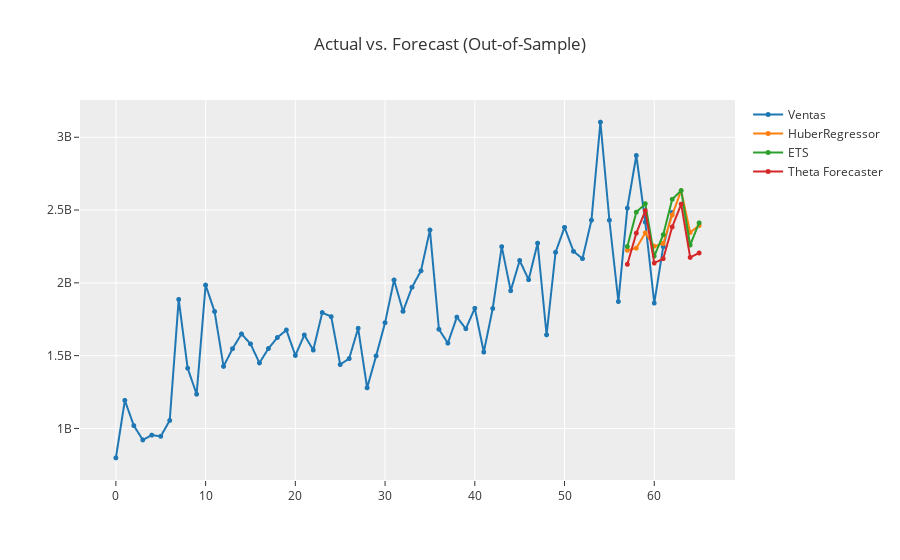

Notebook source saved alongside this figure:
### Code cell
plot_model(top_3, plot = 'forecast', data_kwargs = {'fh': 9})

### Figure 1 — Plotly figure (JSON) as saved in the notebook; plotly's stock layout.template omitted (floating-point values rounded to 4 significant figures)
{"data": [{"line": {"color": "rgb(31, 119, 180)", "width": 2}, "marker": {"color": "rgb(31, 119, 180)", "size": 5}, "mode": "lines+markers", "name": "Ventas", "type": "scattergl", "x": [0, 1, 2, 3, 4, 5, 6, 7, 8, 9, 10, 11, 12, 13, 14, 15, 16, 17, 18, 19, 20, 21, 22, 23, 24, 25, 26, 27, 28, 29, 30, 31, 32, 33, 34, 35, 36, 37, 38, 39, 40, 41, 42, 43, 44, 45, 46, 47, 48, 49, 50, 51, 52, 53, 54, 55, 56, 57, 58, 59, 60, 61, 62, 63, 64, 65], "xaxis": "x", "y": [797917691, 1192823033, 1019337882, 921279725, 954182359, 946100885, 1055074884, 1885756546, 1413586215, 1235149973, 1984596778, 1803268783, 1426346064, 1547822483, 1648979225, 1580961010, 1450099414, 1548647964, 1624477036, 1675912722, 1501458714, 1641540537, 1538819906, 1795786521, 1767693902, 1438897243, 1480012336, 1687673964, 1278854319, 1497945073, 1726304232, 2019499178, 1804203792, 1969808102, 2082250605, 2362682726, 1680892924, 1586004904, 1764597054, 1684630825, 1825368189, 1524820716, 1823935798, 2248565787, 1945787833, 2153525175, 2021294347, 2272586025, 1642852564, 2209998086, 2381146456, 2216164875, 2166390496, 2430093589, 3103819240, 2429876307, 1871607598, 2513257899, 2874420987, 2417201799, 1861142008, 2248445392, 2483408463, null, null, null], "yaxis": "y"}, {"line": {"color": "rgb(255, 127, 14)", "width": 2}, "marker": {"color": "rgb(255, 127, 14)", "size": 5}, "mode": "lines+markers", "name": "HuberRegressor", "type": "scattergl", "x": [0, 1, 2, 3, 4, 5, 6, 7, 8, 9, 10, 11, 12, 13, 14, 15, 16, 17, 18, 19, 20, 21, 22, 23, 24, 25, 26, 27, 28, 29, 30, 31, 32, 33, 34, 35, 36, 37, 38, 39, 40, 41, 42, 43, 44, 45, 46, 47, 48, 49, 50, 51, 52, 53, 54, 55, 56, 57, 58, 59, 60, 61, 62, 63, 64, 65], "xaxis": "x", "y": [null, null, null, null, null, null, null, null, null, null, null, null, null, null, null, null, null, null, null, null, null, null, null, null, null, null, null, null, null, null, null, null, null, null, null, null, null, null, null, null, null, null, null, null, null, null, null, null, null, null, null, null, null, null, null, null, null, 2224000000.0, 2238000000.0, 2343000000.0, 2251000000.0, 2270000000.0, 2466000000.0, 2634000000.0, 2346000000.0, 2394000000.0], "yaxis": "y"}, {"line": {"color": "rgb(44, 160, 44)", "width": 2}, "marker": {"color": "rgb(44, 160, 44)", "size": 5}, "mode": "lines+markers", "name": "ETS", "type": "scattergl", "x": [0, 1, 2, 3, 4, 5, 6, 7, 8, 9, 10, 11, 12, 13, 14, 15, 16, 17, 18, 19, 20, 21, 22, 23, 24, 25, 26, 27, 28, 29, 30, 31, 32, 33, 34, 35, 36, 37, 38, 39, 40, 41, 42, 43, 44, 45, 46, 47, 48, 49, 50, 51, 52, 53, 54, 55, 56, 57, 58, 59, 60, 61, 62, 63, 64, 65], "xaxis": "x", "y": [null, null, null, null, null, null, null, null, null, null, null, null, null, null, null, null, null, null, null, null, null, null, null, null, null, null, null, null, null, null, null, null, null, null, null, null, null, null, null, null, null, null, null, null, null, null, null, null, null, null, null, null, null, null, null, null, null, 2250000000.0, 2485000000.0, 2544000000.0, 2183000000.0, 2331000000.0, 2574000000.0, 2634000000.0, 2260000000.0, 2412000000.0], "yaxis": "y"}, {"line": {"color": "rgb(214, 39, 40)", "width": 2}, "marker": {"color": "rgb(214, 39, 40)", "size": 5}, "mode": "lines+markers", "name": "Theta Forecaster", "type": "scattergl", "x": [0, 1, 2, 3, 4, 5, 6, 7, 8, 9, 10, 11, 12, 13, 14, 15, 16, 17, 18, 19, 20, 21, 22, 23, 24, 25, 26, 27, 28, 29, 30, 31, 32, 33, 34, 35, 36, 37, 38, 39, 40, 41, 42, 43, 44, 45, 46, 47, 48, 49, 50, 51, 52, 53, 54, 55, 56, 57, 58, 59, 60, 61, 62, 63, 64, 65], "xaxis": "x", "y": [null, null, null, null, null, null, null, null, null, null, null, null, null, null, null, null, null, null, null, null, null, null, null, null, null, null, null, null, null, null, null, null, null, null, null, null, null, null, null, null, null, null, null, null, null, null, null, null, null, null, null, null, null, null, null, null, null, 2127000000.0, 2341000000.0, 2495000000.0, 2136000000.0, 2166000000.0, 2384000000.0, 2541000000.0, 2175000000.0, 2205000000.0], "yaxis": "y"}], "layout": {"showlegend": true, "title": {"text": "Actual vs. Forecast (Out-of-Sample)"}, "xaxis": {"anchor": "y", "domain": [0, 1]}, "yaxis": {"anchor": "x", "domain": [0, 1]}}}
